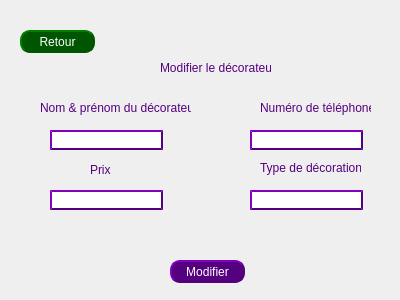
<?xml version="1.0" encoding="UTF-8"?>
<ui version="4.0">
 <class>ModifierDecorateur</class>
 <widget class="QWidget" name="ModifierDecorateur">
  <property name="geometry">
   <rect>
    <x>0</x>
    <y>0</y>
    <width>400</width>
    <height>300</height>
   </rect>
  </property>
  <property name="windowTitle">
   <string>Form</string>
  </property>
  <widget class="QLabel" name="nom_decorateur_label">
   <property name="geometry">
    <rect>
     <x>40</x>
     <y>100</y>
     <width>151</width>
     <height>16</height>
    </rect>
   </property>
   <property name="styleSheet">
    <string notr="true">color: rgb(85, 0, 127);
</string>
   </property>
   <property name="text">
    <string>Nom &amp; prénom du décorateur</string>
   </property>
  </widget>
  <widget class="QLabel" name="titre">
   <property name="geometry">
    <rect>
     <x>160</x>
     <y>60</y>
     <width>111</width>
     <height>16</height>
    </rect>
   </property>
   <property name="styleSheet">
    <string notr="true">color: rgb(85, 0, 127);
</string>
   </property>
   <property name="text">
    <string>Modifier le décorateur</string>
   </property>
  </widget>
  <widget class="QLineEdit" name="prix_line">
   <property name="geometry">
    <rect>
     <x>50</x>
     <y>190</y>
     <width>113</width>
     <height>20</height>
    </rect>
   </property>
   <property name="styleSheet">
    <string notr="true">border-width : 2px;
border-color: rgb(85, 0, 127);
border-style : outset;
color : white</string>
   </property>
  </widget>
  <widget class="QLabel" name="type_decoration_label">
   <property name="geometry">
    <rect>
     <x>260</x>
     <y>160</y>
     <width>101</width>
     <height>16</height>
    </rect>
   </property>
   <property name="styleSheet">
    <string notr="true">color: rgb(85, 0, 127);
</string>
   </property>
   <property name="text">
    <string>Type de décoration</string>
   </property>
  </widget>
  <widget class="QLineEdit" name="nom_decorateur_line">
   <property name="geometry">
    <rect>
     <x>50</x>
     <y>130</y>
     <width>113</width>
     <height>20</height>
    </rect>
   </property>
   <property name="styleSheet">
    <string notr="true">border-width : 2px;
border-color: rgb(85, 0, 127);
border-style : outset;
color : white</string>
   </property>
  </widget>
  <widget class="QLineEdit" name="type_decoration_line">
   <property name="geometry">
    <rect>
     <x>250</x>
     <y>190</y>
     <width>113</width>
     <height>20</height>
    </rect>
   </property>
   <property name="styleSheet">
    <string notr="true">border-width : 2px;
border-color: rgb(85, 0, 127);
border-style : outset;
color : white</string>
   </property>
  </widget>
  <widget class="QPushButton" name="ModifierButton">
   <property name="geometry">
    <rect>
     <x>170</x>
     <y>260</y>
     <width>75</width>
     <height>23</height>
    </rect>
   </property>
   <property name="styleSheet">
    <string notr="true">border-radius: 10px;
border-width : 2px;
border-color: rgb(85, 0, 127);
border-style : outset;
background-color: rgb(85, 0, 127);
color : white</string>
   </property>
   <property name="text">
    <string>Modifier</string>
   </property>
  </widget>
  <widget class="QLineEdit" name="numero_line">
   <property name="geometry">
    <rect>
     <x>250</x>
     <y>130</y>
     <width>113</width>
     <height>20</height>
    </rect>
   </property>
   <property name="styleSheet">
    <string notr="true">border-width : 2px;
border-color: rgb(85, 0, 127);
border-style : outset;
color : white</string>
   </property>
  </widget>
  <widget class="QPushButton" name="RetourButton">
   <property name="geometry">
    <rect>
     <x>20</x>
     <y>30</y>
     <width>75</width>
     <height>23</height>
    </rect>
   </property>
   <property name="styleSheet">
    <string notr="true">border-radius: 10px;
border-width : 2px;
border-color: rgb(0, 85, 0);
border-style : outset;
background-color: rgb(0, 85, 0);
color : white</string>
   </property>
   <property name="text">
    <string>Retour</string>
   </property>
  </widget>
  <widget class="QLabel" name="numero_label">
   <property name="geometry">
    <rect>
     <x>260</x>
     <y>100</y>
     <width>111</width>
     <height>16</height>
    </rect>
   </property>
   <property name="styleSheet">
    <string notr="true">color: rgb(85, 0, 127);
</string>
   </property>
   <property name="text">
    <string>Numéro de téléphone</string>
   </property>
  </widget>
  <widget class="QLabel" name="prix_label">
   <property name="geometry">
    <rect>
     <x>90</x>
     <y>160</y>
     <width>31</width>
     <height>20</height>
    </rect>
   </property>
   <property name="styleSheet">
    <string notr="true">color: rgb(85, 0, 127);
</string>
   </property>
   <property name="text">
    <string>Prix</string>
   </property>
  </widget>
 </widget>
 <resources/>
 <connections/>
</ui>
